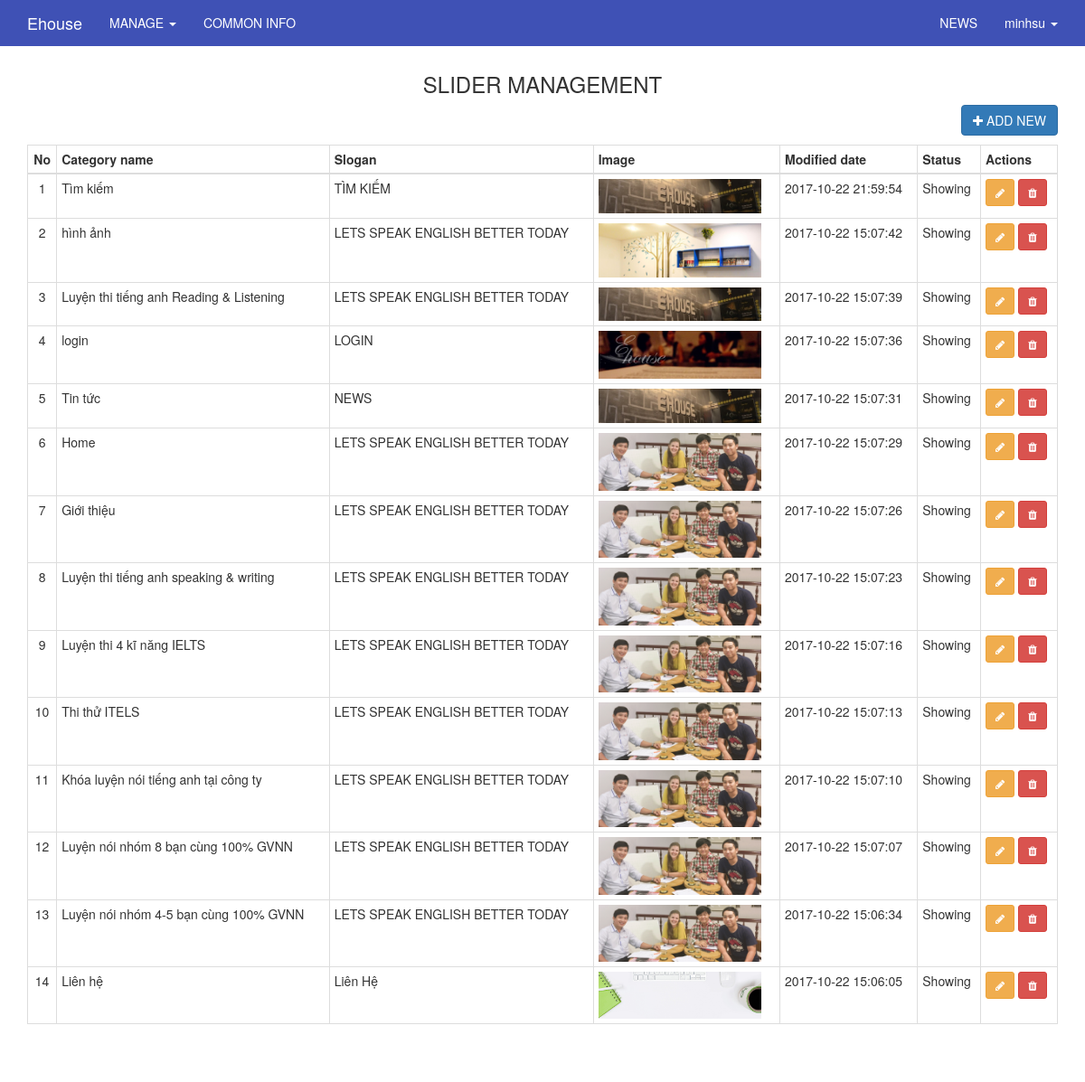
Before: /index.php/admin/slider (signed in) with the older database file.
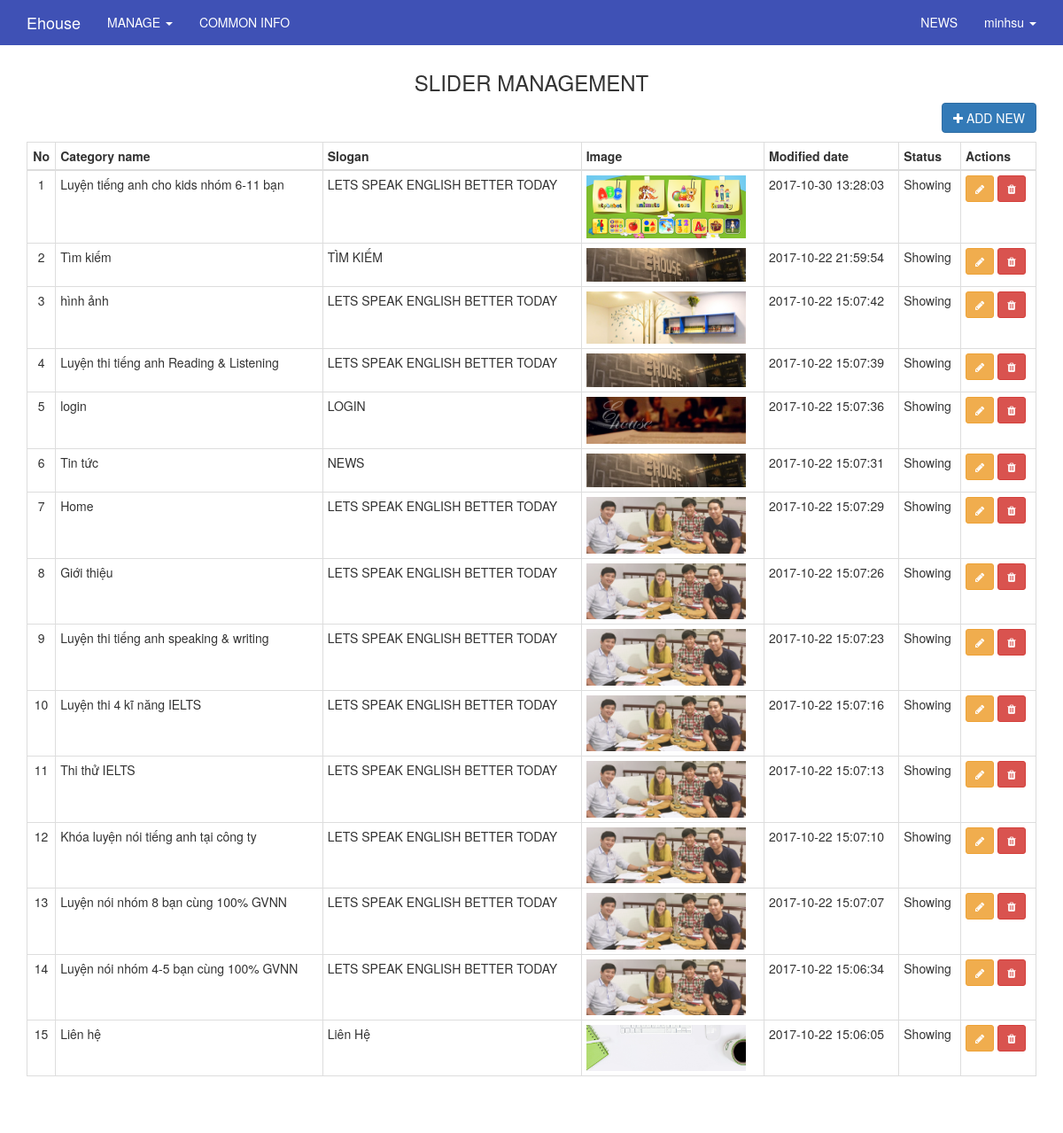
After: the same page with the newer database file.
### tables this page shows
CREATE TABLE `users` (
  `id` int(11) UNSIGNED NOT NULL,
  `ip_address` varchar(15) NOT NULL,
  `username` varchar(100) NOT NULL,
  `password` varchar(255) NOT NULL,
  `salt` varchar(255) DEFAULT NULL,
  `email` varchar(100) NOT NULL,
  `activation_code` varchar(40) DEFAULT NULL,
  `forgotten_password_code` varchar(40) DEFAULT NULL,
  `forgotten_password_time` int(11) UNSIGNED DEFAULT NULL,
  `remember_code` varchar(40) DEFAULT NULL,
  `created_on` int(11) UNSIGNED NOT NULL,
  `last_login` int(11) UNSIGNED DEFAULT NULL,
  `active` tinyint(1) UNSIGNED DEFAULT NULL,
  `first_name` varchar(50) DEFAULT NULL,
  `last_name` varchar(50) DEFAULT NULL,
  `company` varchar(100) DEFAULT NULL,
  `birth_day` varchar(50) NOT NULL,
  `phone` varchar(20) DEFAULT NULL,
  `address` varchar(255) DEFAULT NULL,
  `profile` text,
  `modified_date` datetime DEFAULT NULL
);

CREATE TABLE `slider` (
  `id` int(11) NOT NULL,
  `category_id` varchar(100) NOT NULL,
  `image_name` varchar(255) NOT NULL,
  `image` varchar(255) NOT NULL,
  `link` varchar(255) DEFAULT NULL,
  `description` varchar(255) DEFAULT NULL,
  `description2` varchar(255) DEFAULT NULL,
  `modified_date` datetime DEFAULT NULL,
  `status` int(1) NOT NULL
);

CREATE TABLE `category` (
  `id` varchar(100) NOT NULL,
  `name` varchar(255) NOT NULL,
  `description` text,
  `content` text,
  `content2` text,
  `content3` text,
  `content4` text,
  `url` varchar(255) DEFAULT NULL,
  `parent` varchar(100) DEFAULT NULL,
  `level` int(2) DEFAULT '0',
  `sort_order` varchar(20) NOT NULL,
  `meta_keyword` varchar(255) DEFAULT NULL,
  `meta_description` varchar(255) DEFAULT NULL,
  `modified_date` datetime DEFAULT NULL
);

### application/core/MY_Controller.php (called while the page is built, shortened)
<?php
class MY_Controller extends CI_Controller {
	protected function render($the_view = NULL, $template = 'master')
	{
		if($template == 'json' || $this->input->is_ajax_request())
		{
			header('Content-Type: application/json');
			echo json_encode($this->data);
		}
		else if(is_null($template))
		{
			$this->load->view($the_view, $this->data);
		}else
		{
			$this->data['the_view_content'] = (is_null($the_view)) ? '' : $this->load->view($the_view, $this->data, TRUE);
			$this->load->view('templates/' . $template . '_view', $this->data);
		}
	}
}
class Admin_Controller extends MY_Controller
{
	function __construct()
	{
		$current_user = $this->ion_auth->user()->row();
	}
	protected function render($the_view = NULL, $template = 'admin_master')
	{
		parent::render($the_view, $template);
	}
}

### application/controllers/admin/Slider.php (called while the page is built, shortened)
<?php
class Slider extends Admin_Controller
{
    function __construct()
    {
        parent::__construct();
    }
    public function index()
    {
        $this->data['items'] = $this->slider_model->get_list_slider_category();
        $this->render('admin/slider/index_view');
    }
}

### index.php (called while the page is built, shortened)
<?php
require_once BASEPATH.'core/CodeIgniter.php';

### application/libraries/Session.php (called while the page is built, shortened)
<?php if ( ! defined('BASEPATH')) exit('No direct script access allowed');
class Session
{
    protected $sess_namespace = '';
    protected $store = array();
     private function initialize()
     {
        $prefs = array(
            'sess_cookie_name',
            'sess_expire_on_close',
            'sess_expiration',
            'sess_match_ip',
            'sess_match_useragent',
            'sess_time_to_update',
            'cookie_prefix',
            'cookie_path',
            'cookie_domain',
            'cookie_secure',
            'cookie_httponly'
        );
        if (isset($_SESSION[$this->sess_namespace]) ) {
            $this->store = $_SESSION[$this->sess_namespace];
        }
        $destroy = false;
        if (!$destroy) {
            return;
        }
    }
    public function userdata($value)
    {
        if (isset($this->store[$value])) {
            return $this->store[$value];
        } else {
            return false;
        }
    }
    public function set_userdata($data = array(), $value = '')
    {
        if (is_string($data)) {
            $data = array($data => $value);
        }
        foreach ($data as $key => $val) {
            $this->store[$key] = $val;
        }
    }
}

### application/models/Slider_model.php (called while the page is built, shortened)
<?php
class Slider_model extends MY_Model
{
    public function get_list_slider_category(){
    	$rows = $this->db->query('select c.name category_name, s.* from category c, slider s where c.id = s.category_id order by s.modified_date desc');
        return $rows->result();
    }
}

### application/helpers/common_helper.php (called while the page is built, shortened)
<?php
	function public_helper($string = '')
	{
		return base_url('public/'.$string);
	}
?>

### application/libraries/Ion_auth.php (called while the page is built, shortened)
<?php  if ( ! defined('BASEPATH')) exit('No direct script access allowed');
class Ion_auth
{
    public $_cache_user_in_group;
    public function __construct()
    {
        $this->_cache_user_in_group =& $this->ion_auth_model->_cache_user_in_group;
        $this->ion_auth_model->trigger_events('library_constructor');
    }
    public function __call($method, $arguments)
    {
        return call_user_func_array( array($this->ion_auth_model, $method), $arguments);
    }
    public function __get($var)
    {
        return get_instance()->$var;
    }
    public function logged_in()
    {
        $this->ion_auth_model->trigger_events('logged_in');
        return (bool) $this->session->userdata('identity');
    }
    public function in_group($check_group, $id=false, $check_all = false)
    {
        $this->ion_auth_model->trigger_events('in_group');
        $id || $id = $this->session->userdata('user_id');
        if (!is_array($check_group))
        {
            $check_group = array($check_group);
        }
        if (isset($this->_cache_user_in_group[$id]))
        {
            $groups_array = $this->_cache_user_in_group[$id];
        }
        else
        {
            $users_groups = $this->ion_auth_model->get_users_groups($id)->result();
            $groups_array = array();
            foreach ($users_groups as $group)
            {
                $groups_array[$group->id] = $group->name;
            }
            $this->_cache_user_in_group[$id] = $groups_array;
        }
        foreach ($check_group as $key => $value)
        {
            $groups = (is_string($value)) ? $groups_array : array_keys($groups_array);
            if (in_array($value, $groups) xor $check_all)
            {
                return !$check_all;
            }
        }
        return $check_all;
    }
}

### application/models/Ion_auth_model.php (called while the page is built, shortened)
<?php  if ( ! defined('BASEPATH')) exit('No direct script access allowed');
class Ion_auth_model extends CI_Model
{
    public $tables = array();
    public $_ion_where = array();
    public $_ion_select = array();
    public $_ion_limit = NULL;
    public $_ion_offset = NULL;
    public $_ion_order_by = NULL;
    public $_ion_order = NULL;
    protected $response = NULL;
    public function __construct()
    {
        $this->config->load('ion_auth', TRUE);
        $this->tables  = $this->config->item('tables', 'ion_auth');
    }
    public function limit($limit)
    {
        $this->_ion_limit = $limit;
        return $this;
    }
    public function where($where, $value = NULL)
    {
        if (!is_array($where))
        {
            $where = array($where => $value);
        }
        array_push($this->_ion_where, $where);
        return $this;
    }
    public function order_by($by, $order='desc')
    {
        $this->_ion_order_by = $by;
        $this->_ion_order    = $order;
        return $this;
    }
    public function row()
    {
        $row = $this->response->row();
        return $row;
    }
    public function users($groups = NULL)
    {
        if (isset($this->_ion_select) && !empty($this->_ion_select))
        {
            foreach ($this->_ion_select as $select)
            {
                $this->db->select($select);
            }
            $this->_ion_select = array();
        }
        else
        {
            $this->db->select(array(
                $this->tables['users'].'.*',
                $this->tables['users'].'.id as id',
                $this->tables['users'].'.id as user_id'
            ));
        }
        if (isset($this->_ion_where) && !empty($this->_ion_where))
        {
            foreach ($this->_ion_where as $where)
            {
                $this->db->where($where);
            }
            $this->_ion_where = array();
        }
        if (isset($this->_ion_limit) && isset($this->_ion_offset))
        {
            $this->db->limit($this->_ion_limit, $this->_ion_offset);
            $this->_ion_limit  = NULL;
            $this->_ion_offset = NULL;
        }
        else if (isset($this->_ion_limit))
        {
            $this->db->limit($this->_ion_limit);
            $this->_ion_limit  = NULL;
        }
        if (isset($this->_ion_order_by) && isset($this->_ion_order))
        {
            $this->db->order_by($this->_ion_order_by, $this->_ion_order);
            $this->_ion_order    = NULL;
            $this->_ion_order_by = NULL;
        }
        $this->response = $this->db->get($this->tables['users']);
        return $this;
    }
    public function user($id = NULL)
    {
        $id = isset($id) ? $id : $this->session->userdata('user_id');
        $this->users();
        return $this;
    }
}

### application/views/admin/slider/index_view.php (the view, shortened to what this page needs)
<div class="container" style="margin-top:0px;">
    <div class="row">
        <div class="col-lg-12">
            <h3 class="text-center">SLIDER MANAGEMENT</h3>
        </div>
    </div>
    <div class="row">
        <div class="col-xs-12">
            <a href="<?php echo base_url('admin/slider/create') ?>"><button class="btn btn-primary btn-md pull-right"><li class="fa fa-plus"></li> ADD NEW</button></a>
        </div>
    </div>
    <div class="row">
        <div class="col-lg-12" style="margin-top: 10px;">
            <?php
            echo '<table class="table table-hover table-bordered table-condensed">';
            echo '<thead>';
            echo '<tr>';
            echo '<th><div class="text-center">No</div></th>';
            echo '<th>Category name</th>';
            echo '<th>Slogan</th>';
            echo '<th>Image</th>';
            echo '<th>Modified date</th>';
            echo '<th>Status</th>';
            echo '<th>Actions</th>';
            echo '</tr>';
            echo '</thead>';
            echo '<tbody>';
            if(!empty($items))
            {
                foreach($items as $key => $item)
                {
                    echo '<tr>';
                    echo '<td><div class="text-center">'.($key+1).'</div></td>';
                    echo '<td>'.$item->category_name.'</td>';
                    echo '<td>'.$item->description.'</td>';
                    echo '<td><img src="'.base_url($item->image).'" style="width: 180px;"></td>';
                    echo '<td>'.$item->modified_date.'</td>'; ?>
                    <td><?php if($item->status == 1) echo "Showing"; else echo "Hiding"; ?></td>
                    <?php
                    echo '<td>';
                    echo '<a href="slider/edit/'.$item->id.'" style="color:#fff"><button class="btn btn-sm btn-warning"><li class="fa fa-pencil"></li></button></a> ';
                    echo '<a href="slider/delete/'.$item->id.'" style="color:#fff" onclick="return confirm(\'Are you sure to delete ?\')"><button class="btn btn-sm btn-danger"><li class="fa fa-trash"></li></button></a>';
                    ?>
                    <?php
                    echo '</td>';
                    echo '</tr>';
                }
            }
            echo '</tbody>';
            echo '</table>';
            echo '<nav><ul class="pagination">';
            echo '</ul></nav>';
            ?>
        </div>
    </div>
</div>

### application/views/templates/admin_master_view.php (shortened to what this page needs)
<!DOCTYPE html>
<html>
<head>
	<?php $this->load->view('templates/_parts/admin_master_library_view'); ?>
</head>
<body>
	<?php
		$this->load->view('templates/_parts/admin_master_header_view');
		echo $the_view_content;
		$this->load->view('templates/_parts/admin_master_footer_view'); ?>
</body>
</html>

### application/views/templates/_parts/admin_master_library_view.php (shortened to what this page needs)
<link rel="stylesheet" href="<?php echo public_helper('lib/bootstrap/css/bootstrap.min.css'); ?>"/>
<link rel="stylesheet" href="<?php echo public_helper('lib/font-awesome/css/font-awesome.min.css'); ?>"/>
<link href="<?php echo public_helper('lib/datetime-picker/datetimepicker.css')?>" rel="stylesheet">
<link rel="stylesheet" href="<?php echo public_helper('lib/jquery/jquery-ui.min.css')?>" />
<link href="<?php echo public_helper('bootstrap-dialog/bootstrap-dialog.min.css') ?>" rel="stylesheet" type="text/css" />
<link rel="stylesheet" href="<?php echo public_helper('css/admin.css'); ?>" type="text/css" />

### application/views/templates/_parts/admin_master_header_view.php (shortened to what this page needs)
    <!DOCTYPE html>
<html>
    <head>
    </head>
<body>
<?php
if($this->ion_auth->logged_in()) {
    ?>
    <nav class="navbar navbar-inverse navbar-fixed-top">
        <div class="container">
            <div class="navbar-header">
                <a class="navbar-brand"
                   href="<?php echo base_url(); ?>" target="_new"><?php echo 'Ehouse'?></a>
            </div>
            <div id="navbar" class="collapse navbar-collapse">
                <ul class="nav navbar-nav">
                    <li class="dropdown">
                        <a href="#" class="dropdown-toggle" data-toggle="dropdown" role="button" aria-expanded="false">MANAGE <span class="caret"></span></a>
                    </li>
                    <li><?php echo anchor('admin/website/index','COMMON INFO');?></li>
                </ul>
                <ul class="nav navbar-nav navbar-right">
                    <li><?php echo anchor('admin/news/index','NEWS');?></li>
                    <li class="dropdown">
                        <a href="#" class="dropdown-toggle" data-toggle="dropdown" role="button" aria-expanded="false"><?php echo $this->ion_auth->user()->row()->username;?> <span class="caret"></span></a>
                    </li>
                </ul>
            </div>
        </div>
    </nav>
<?php
}
?>

### application/views/templates/_parts/admin_master_footer_view.php (shortened to what this page needs)
</body>
</html>

### public/css/admin.css (style rules this page uses)
.navbar-inverse { background-color: #3F51B5; border-color: #3F51B5; border-radius: inherit; }
.navbar-inverse .navbar-nav>li>a { color: white; }
.navbar-inverse .navbar-brand { color: white; }

Changed rows visible on the page:
added slider: category.name "Luyện tiếng anh cho kids nhóm 6-11 bạn", description "LETS SPEAK ENGLISH BETTER TODAY", image (picture), modified_date "2017-10-30 13:28:03", status "Showing"
changed through a linked row, slider: category.name "Thi thử ITELS" → "Thi thử IELTS"
